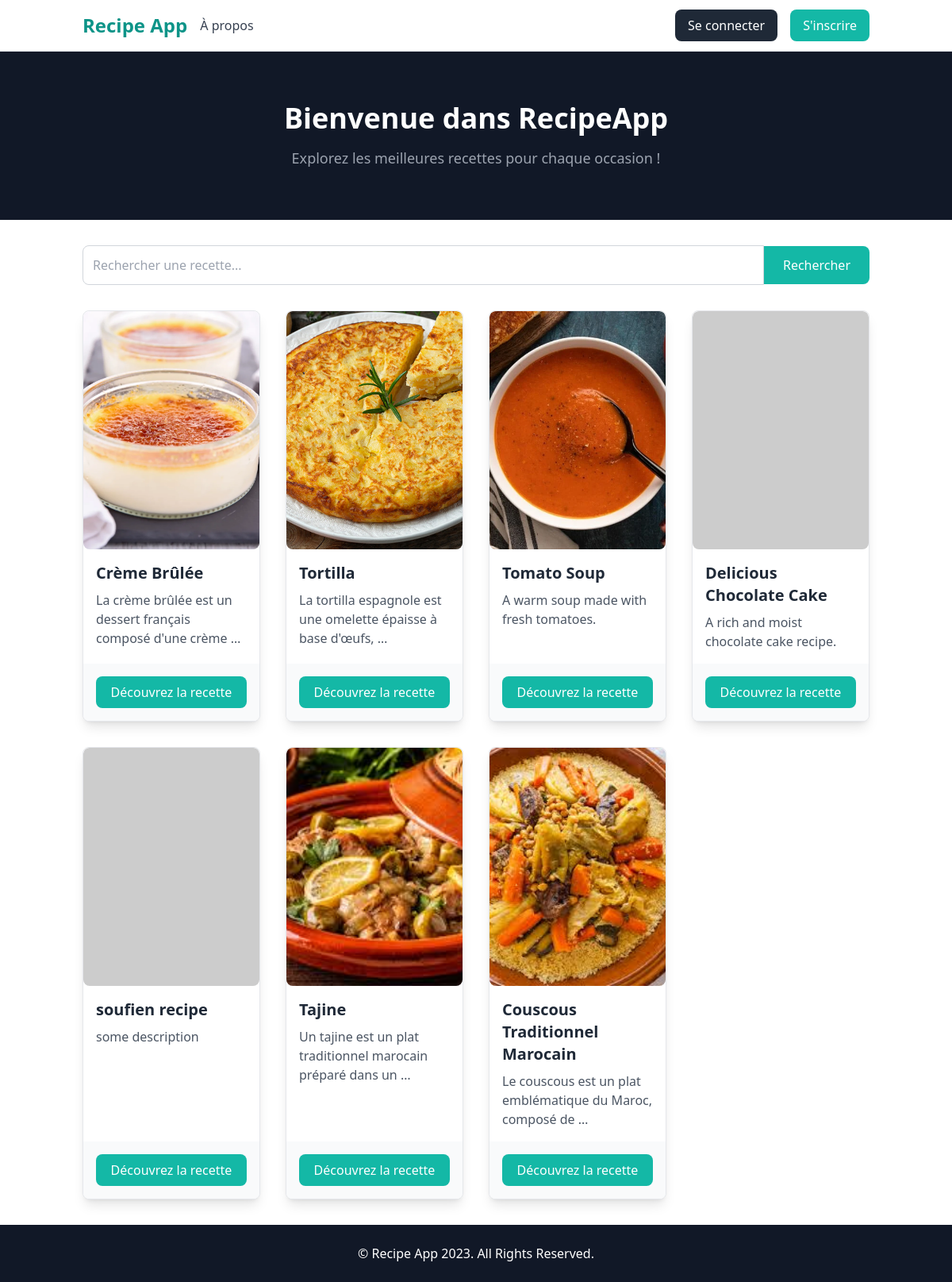
The app's page /recipes/ with its own data.
### recipes/models.py (models this page shows, shortened)
class Recipe(models.Model):
    title = models.CharField(max_length=200)
    description = models.TextField()
    user = models.ForeignKey(User, on_delete=models.SET_NULL, null=True, blank=True)
    instructions = models.TextField()
    image = models.ImageField(upload_to='recipes_photos/',default="https://dummyimage.com/450x300/dee2e6/6c757d.jpg")

### recipes/views.py (the view)
# urls.py: path('',recipes.views.index,name='recipes'),
def index(request):
    template = loader.get_template("./recipes/index.html")
    recettes = Recipe.objects.all()
    return HttpResponse(template.render(request=request,context={"recettes":recettes}))

### recipes/templates/recipes/index.html (shortened to what this page needs)
<!DOCTYPE html>
<html lang="en">
<head>
    <script src="https://cdn.tailwindcss.com"></script>
</head>
<body class="font-sans antialiased">
    <nav class="bg-white border-b border-gray-200">
        <div class="container mx-auto px-4 py-3 flex justify-between items-center">
            <div class="flex items-center space-x-4">
                <a href="#" class="text-2xl font-semibold text-teal-600">Recipe App</a>
                <a href="#" class="text-gray-700 hover:text-teal-600">À propos</a>
            </div>
            <div class="flex items-center space-x-4">
                {% if user.is_authenticated %}
                    <p class="text-gray-700">Bonjour, <span class="font-bold">{{ user.username }}</span></p>
                    <a href="{% url 'profile' %}" class="bg-teal-500 text-white hover:bg-teal-600 px-4 py-2 rounded-lg">Profile</a>
                {% else %}
                    <a href="{% url 'login' %}" class="bg-gray-800 text-white hover:bg-gray-900 px-4 py-2 rounded-lg">Se connecter</a>
                    <a href="{% url 'signup' %}" class="bg-teal-500 text-white hover:bg-teal-600 px-4 py-2 rounded-lg">S'inscrire</a>
                {% endif %}
            </div>
        </div>
    </nav>
    <header class="bg-gray-900 py-16">
        <div class="container mx-auto text-center text-white">
            <h1 class="text-4xl font-bold">Bienvenue dans RecipeApp</h1>
            <p class="text-lg mt-4 text-gray-400">Explorez les meilleures recettes pour chaque occasion !</p>
        </div>
    </header>
        <div class="container mx-auto px-4 mt-8">
            <form action="{% url 'chercher_recette' %}" method="get" class="flex items-center">
                <input
                    type="text"
                    name="query"
                    placeholder="Rechercher une recette..."
                    class="flex-1 border border-gray-300 p-3 rounded-l-lg focus:outline-none"
                    value="{{ request.GET.query }}"
                    required
                >
                <button
                    type="submit"
                    class="bg-teal-500 text-white hover:bg-teal-600 px-6 py-3 rounded-r-lg"
                >
                    Rechercher
                </button>
            </form>
        </div>
    <section class="py-8">
        <div class="container mx-auto px-4">
            <div class="grid grid-cols-1 md:grid-cols-2 lg:grid-cols-4 gap-8">
                {% for recette in recettes %}
                <div class="bg-white border border-gray-200 rounded-lg shadow-lg overflow-hidden hover:scale-105 transform transition flex flex-col">
                    <img src="../../../recipes_photos/{{recette.image }}"
                        class="w-full h-[300px] object-cover rounded-lg"
                        onerror="this.onerror=null; this.src='https://dummyimage.com/450x300/dee2e6/6c757d.jpg';">
                    <div class="p-4 flex-grow">
                        <h2 class="text-xl font-semibold text-gray-800">{{ recette.title }}</h2>
                        <p class="text-gray-600 mt-2">{{ recette.description|truncatewords:10 }}</p>
                    </div>
                    <div class="p-4 bg-gray-50 mt-auto">
                        <a href="{% url 'recette_info' recette.id%}" class="bg-teal-500 text-white hover:bg-teal-600 px-4 py-2 block text-center rounded-lg">Découvrez la recette</a>
                    </div>
                </div>
                {% endfor %}
            </div>
        </div>
    </section>
    <footer class="bg-gray-900 py-6">
        <div class="container mx-auto text-center text-white">
            <p>&copy; Recipe App 2023. All Rights Reserved.</p>
        </div>
    </footer>
</body>
</html>

### records on screen
Recipe: image (picture), title "Crème Brûlée", description "La crème brûlée est un dessert français composé d'une crème …"
Recipe: image (picture), title "Tortilla", description "La tortilla espagnole est une omelette épaisse à base d'œufs, …"
Recipe: image (picture), title "Tomato Soup", description "A warm soup made with fresh tomatoes."
Recipe: title "Delicious Chocolate Cake", description "A rich and moist chocolate cake recipe."
Recipe: title "soufien recipe", description "some description"
Recipe: image (picture), title "Tajine", description "Un tajine est un plat traditionnel marocain préparé dans un …"
Recipe: image (picture), title "Couscous Traditionnel Marocain", description "Le couscous est un plat emblématique du Maroc, composé de …"
